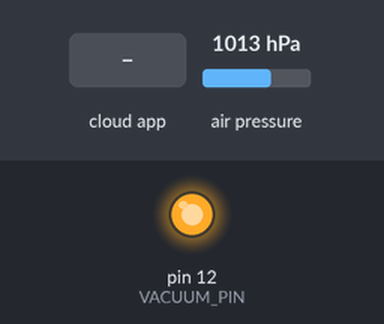
Simulated run of this sketch. Board: Arduino Uno, built with avr-gcc and run on an emulated ATmega328P. Parts: output pins drawn as LEDs (lit = HIGH). Inputs (shaded band) come from the test bench; at power-on: air pressure 1013 hPa. The ROS host is connected and sends only what is stated.

Above: at 1.2 s.
1.3 s: the phone or cloud app sets GripItem to 1
At 2.5 s:
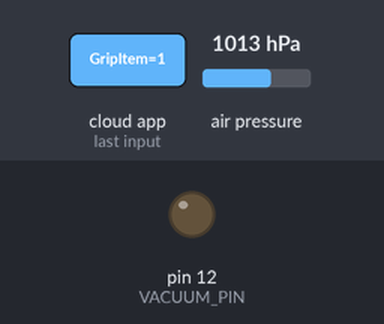
2.8 s: the phone or cloud app sets GripItem to 0
At 3.2 s:
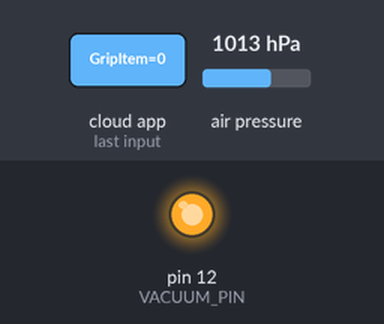
Timing chart, 0 to 5.8 s (numbered marks = the images above; inputs shaded):
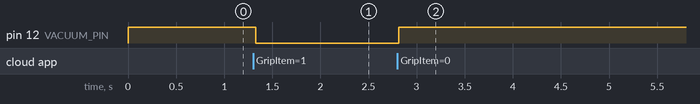

The sketch:

pressure_sensor.ino
```cpp
#include <ros.h>
#include <Wire.h>
#include <Adafruit_Sensor.h>
#include <Adafruit_BMP085_U.h>
#include <std_msgs/Bool.h>
#include <std_msgs/Empty.h>

#define THRESHOLD_LOWER 870
#define THRESHOLD_UPPER 960
#define N_READINGS 10
#define VACUUM_PIN 12


Adafruit_BMP085_Unified bmp = Adafruit_BMP085_Unified(10085);
bool vacuum_flag = false;
bool grip_flag = false;
long pressure_sum = 0;
int pressure_avg;
int counter = 0;

ros::NodeHandle  nh;
std_msgs::Bool b_msg_Held;
std_msgs::Bool b_msg_Status;
ros::Publisher ItemHeld("ItemHeld", &b_msg_Held);
ros::Publisher VacuumStatus("VacuumStatus", &b_msg_Status);


void messageCb( const std_msgs::Bool& toggle_msg)
{
  if (toggle_msg.data == true)
    digitalWrite(VACUUM_PIN, LOW);
  else
    digitalWrite(VACUUM_PIN, HIGH);
}

ros::Subscriber<std_msgs::Bool> GripItem("GripItem", messageCb );


void setup(void)
{
  //  Serial.begin(9600);

  /* Initialise the sensor */
  if (!bmp.begin())
  {
    //If error, what to do? Send error message via ROS?
  }
  pinMode(VACUUM_PIN, OUTPUT);
  digitalWrite(VACUUM_PIN, HIGH);

  nh.initNode();
  nh.advertise(ItemHeld);
  nh.advertise(VacuumStatus);
  nh.subscribe(GripItem);
}

void loop(void)
{
  /* Get a new sensor event */
  sensors_event_t event;
  bmp.getEvent(&event);

  if (counter == N_READINGS)
  {
    pressure_avg = (pressure_sum / N_READINGS);
    pressure_sum = 0;
    counter = 0;

    if (pressure_avg < THRESHOLD_LOWER)
      grip_flag = true;

    else if (pressure_avg > THRESHOLD_LOWER)
      grip_flag = false;

    if (pressure_avg < THRESHOLD_UPPER)
      vacuum_flag = true;
    else if (pressure_avg > THRESHOLD_UPPER)
      vacuum_flag = false;
  }
  else
  {
    pressure_sum += event.pressure;
    counter++;
  }

  b_msg_Held.data = grip_flag;
  b_msg_Status.data = vacuum_flag;
  ItemHeld.publish(&b_msg_Held);
  VacuumStatus.publish(&b_msg_Status);
  nh.spinOnce();

  delay(10);
}
```

Measured:
- after the input at 1.3 s, pin 12 (VACUUM_PIN): HIGH → LOW at once
- after the input at 2.8 s, pin 12 (VACUUM_PIN): LOW → HIGH at once
